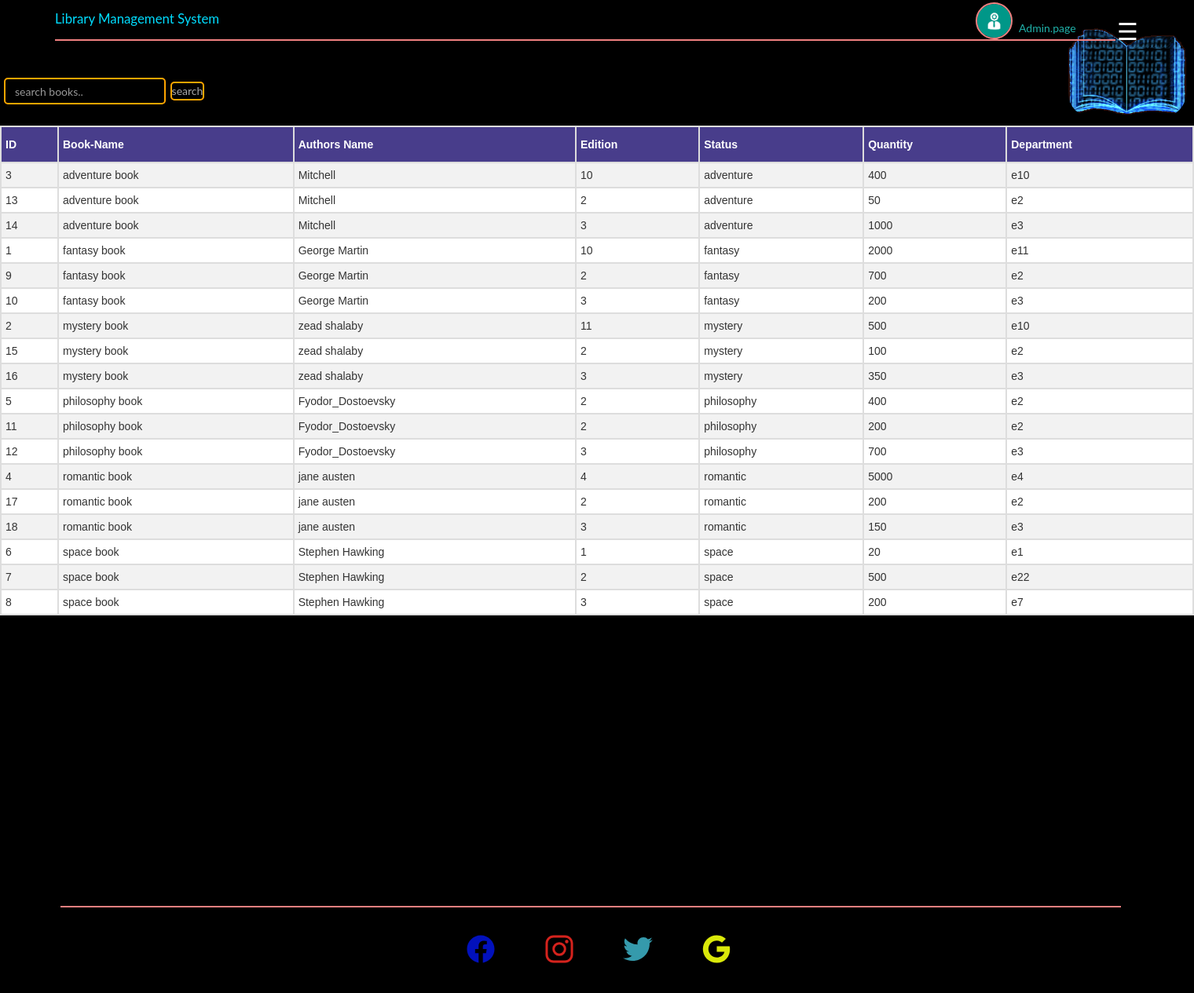
The page /login.php on the database its author committed.
### tables this page shows
CREATE TABLE `books` (
  `bid` int(255) NOT NULL,
  `name` varchar(255) NOT NULL,
  `authors` varchar(255) NOT NULL,
  `edition` varchar(255) NOT NULL,
  `status` varchar(255) NOT NULL,
  `quantity` int(255) NOT NULL,
  `department` varchar(255) NOT NULL
);

### login.php (the view, shortened to what this page needs)
<?php
include "conection.php";
?>
<!DOCTYPE html>
<Html>
<head>
    <link href="login1.css" rel="stylesheet">
    <link rel="stylesheet" href="">
    <link rel="stylesheet" href="https://cdnjs.cloudflare.com/ajax/libs/font-awesome/4.7.0/css/font-awesome.min.css">
    <link rel="stylesheet" href="https://maxcdn.bootstrapcdn.com/bootstrap/3.3.7/css/bootstrap.min.css">
    <link rel="stylesheet" href="https://cdnjs.cloudflare.com/ajax/libs/font-awesome/4.7.0/css/font-awesome.min.css">
    </head>
<body>
    <header>
              <div class="title"><div id="line"></div> <span id="type">Library Management System</span></div>
               <div class="logo"><a href="http://localhost/Library_Management_System/show%20admin.php"><img src="img/images (3).png"style="width:47px; margin-left: -118px; border-radius:100px;margin-top: -2.5px;border: 2px solid lightcoral;"></a></div>
               <a href="http://localhost/Library_Management_System/show%20admin.php"><span style="color: lightseagreen; margin-left: 1297px; text-decoration: none;">Admin.page</span></a>
     <br> <br>
     <div class="logo" id="logo"><img src="img/9.png" style="margin-top:-10px; border-radius: 30px;"></div>
 <div>
          <form class="navbar-form" method="post" name="form1">
              <div>
                  <input class="form-control" type="text" name="search" placeholder="search books.." required=" " style="margin-top: -2px; margin-left:-10px">
                  <button class="search" type="submit" name="submit" style="margin-top:30px; margin-left: 2px;" > search
                  </button>
              </div>
          </form>
      </div>
<span id="p" style="font-size:30px; cursor:pointer" onclick="openNav()" style="margin-right:20px;">&#9776;</span>
          </header>
    <?php
      if(isset($_POST['submit']))
      {
        $count=0;
        $re=mysqli_query($db,"SELECT * FROM `books`WHERE name='$_POST[search]';");
        $count=mysqli_num_rows($re);
        if($count==0)
        {
        ?>
           <script type="text/javascript">
           alert("your Book not found try again");
          </script>
        <?php
          $res=mysqli_query($db,"SELECT * FROM `books` ORDER BY `books`.`name` ASC;");
        echo "<table id='customers' >";
            echo "<tr>";
                echo "<th>"; echo "ID"; echo "</th>";
                echo "<th>"; echo "Book-Name";  echo "</th>";
                echo "<th>"; echo "Authors Name";  echo "</th>";
                echo "<th>"; echo "Edition";  echo "</th>";
                echo "<th>"; echo "Status";  echo "</th>";
                echo "<th>"; echo "Quantity";  echo "</th>";
                echo "<th>"; echo "Department";  echo "</th>";
            echo "</tr>";
            while($row=mysqli_fetch_assoc($res))
            {
                echo "<tr>";
                echo "<td>"; echo $row['bid']; echo "</td>";
                echo "<td>"; echo $row['name']; echo "</td>";
                echo "<td>"; echo $row['authors']; echo "</td>";
                echo "<td>"; echo $row['edition']; echo "</td>";
                echo "<td>"; echo $row['status']; echo "</td>";
                echo "<td>"; echo $row['quantity']; echo "</td>";
                echo "<td>"; echo $row['department']; echo "</td>";
                echo "</tr>";
            }
        echo "</table>";
        }
        else
        {
                    echo "<table id='customers' >";
            echo "<tr>";
                echo "<th>"; echo "ID"; echo "</th>";
                echo "<th>"; echo "Book-Name";  echo "</th>";
                echo "<th>"; echo "Authors Name";  echo "</th>";
                echo "<th>"; echo "Edition";  echo "</th>";
                echo "<th>"; echo "Status";  echo "</th>";
                echo "<th>"; echo "Quantity";  echo "</th>";
                echo "<th>"; echo "Department";  echo "</th>";
            echo "</tr>";
    while($row=mysqli_fetch_assoc($re))
            {
                echo "<tr>";
                echo "<td>"; echo $row['bid']; echo "</td>";
                echo "<td>"; echo $row['name']; echo "</td>";
                echo "<td>"; echo $row['authors']; echo "</td>";
                echo "<td>"; echo $row['edition']; echo "</td>";
                echo "<td>"; echo $row['status']; echo "</td>";
                echo "<td>"; echo $row['quantity']; echo "</td>";
                echo "<td>"; echo $row['department']; echo "</td>";
                echo "</tr>";
            }
        echo "</table>";
        }}
  else{
        $res=mysqli_query($db,"SELECT * FROM `books` ORDER BY `books`.`name` ASC;");
        echo "<table id='customers' >";
            echo "<tr>";
                echo "<th>"; echo "ID"; echo "</th>";
                echo "<th>"; echo "Book-Name";  echo "</th>";
                echo "<th>"; echo "Authors Name";  echo "</th>";
                echo "<th>"; echo "Edition";  echo "</th>";
                echo "<th>"; echo "Status";  echo "</th>";
                echo "<th>"; echo "Quantity";  echo "</th>";
                echo "<th>"; echo "Department";  echo "</th>";
            echo "</tr>";
            while($row=mysqli_fetch_assoc($res))
            {
                echo "<tr>";
                echo "<td>"; echo $row['bid']; echo "</td>";
                echo "<td>"; echo $row['name']; echo "</td>";
                echo "<td>"; echo $row['authors']; echo "</td>";
                echo "<td>"; echo $row['edition']; echo "</td>";
                echo "<td>"; echo $row['status']; echo "</td>";
                echo "<td>"; echo $row['quantity']; echo "</td>";
                echo "<td>"; echo $row['department']; echo "</td>";
                echo "</tr>";
            }
        echo "</table>";
         }
           ?>
   <section>
               <div id="line0"></di>
            <br> <br>
    <footer id="footer">
        <div id="icon" style="color: rgb(0, 0, 0);">
            <a href="https://www.facebook.com/" target="_blank" style="color: rgb(2, 17, 188);">
                <ion-icon name="logo-facebook"></ion-icon>
            </a>
            <a href="https://www.instagram.com/" target="-blank" style="color: rgb(212, 35, 29)">
                <ion-icon name="logo-instagram"></ion-icon>
            </a>
            <a href="https://twitter.com/" target="_blank" style="color: rgb(53, 154, 172);">
                <ion-icon name="logo-twitter"></ion-icon>
            </a>
            <a href="https://www.google.com/" target="_blank" style="color: rgb(218, 233, 10);">
                <ion-icon name="logo-google"></ion-icon>
            </a>
        </div>
    </footer>
   </section>
</body>
</Html>

### login1.css (style rules this page uses)
* { margin: 0; padding: 0; box-sizing: border-box; }
header { height: 160px; width: 100%; background-image: linear-gradient(to right,rgb(0, 0, 0),rgb(0, 0, 0)); }
#line { width: 1350px; left: 70px; border-top: 2px solid lightcoral; position: relative; top: 50px; }
#type { color: rgb(0, 221, 255); font-size: larger; margin-left: 70px; position: relative; top: 10px; }
.logo { height: 20px; width: 12px; margin-top:-20px ; margin-left: 1360px; }
#p { position: absolute; top: 18px; Right: 48px; color:#fff; cursor: pointer; width: 50px; text-decoration: none; }
section { height: 481px; width: 100%; background-image: linear-gradient(to right,rgb(0, 0, 0),rgb(0, 0, 0)); }
#line0 { width: 1350px; margin-left: 77px; border-top: 2px solid lightcoral; position: relative; top: 370px; }
#footer { text-decoration: none; text-align: center; width: 100%; height: 50px; margin-top: -10px; margin-left: 10px; }
#icon a { font-size: 40px; text-decoration: none; margin: 25px; }
#customers { font-family: Arial, Helvetica, sans-serif; border-collapse: collapse; width: 100%; }
#customers td, #customers th { border: 2px solid #ddd; padding: 5px; }
#customers tr:nth-child(even) { background-color: #f2f2f2; }
#customers th { padding-top: 12px; padding-bottom: 12px; text-align: left; background-color: darkslateblue; color: white; }

### login.php (style rules this page uses)
body { font-family: 'Lato', sans-serif; }
.form-control { margin-top: 70px; background:black ; border-radius: 5px; color: darkgray; border: 2px solid orange; }
.search { background: black; color: darkgray; border-radius: 5px; border: 2px solid orange; }

### rows shown on the page
books: bid "3", name "adventure book", authors "Mitchell", edition "10", status "adventure", quantity "400", department "e10"
books: bid "13", name "adventure book", authors "Mitchell", edition "2", status "adventure", quantity "50", department "e2"
books: bid "14", name "adventure book", authors "Mitchell", edition "3", status "adventure", quantity "1000", department "e3"
books: bid "1", name "fantasy book", authors "George Martin", edition "10", status "fantasy", quantity "2000", department "e11"
books: bid "9", name "fantasy book", authors "George Martin", edition "2", status "fantasy", quantity "700", department "e2"
books: bid "10", name "fantasy book", authors "George Martin", edition "3", status "fantasy", quantity "200", department "e3"
books: bid "2", name "mystery book", authors "zead shalaby", edition "11", status "mystery", quantity "500", department "e10"
books: bid "15", name "mystery book", authors "zead shalaby", edition "2", status "mystery", quantity "100", department "e2"
books: bid "16", name "mystery book", authors "zead shalaby", edition "3", status "mystery", quantity "350", department "e3"
books: bid "5", name "philosophy book", authors "Fyodor_Dostoevsky", edition "2", status "philosophy", quantity "400", department "e2"
books: bid "11", name "philosophy book", authors "Fyodor_Dostoevsky", edition "2", status "philosophy", quantity "200", department "e2"
books: bid "12", name "philosophy book", authors "Fyodor_Dostoevsky", edition "3", status "philosophy", quantity "700", department "e3"
books: bid "4", name "romantic book", authors "jane austen", edition "4", status "romantic", quantity "5000", department "e4"
books: bid "17", name "romantic book", authors "jane austen", edition "2", status "romantic", quantity "200", department "e2"
books: bid "18", name "romantic book", authors "jane austen", edition "3", status "romantic", quantity "150", department "e3"
books: bid "6", name "space book", authors "Stephen Hawking", edition "1", status "space", quantity "20", department "e1"
books: bid "7", name "space book", authors "Stephen Hawking", edition "2", status "space", quantity "500", department "e22"
books: bid "8", name "space book", authors "Stephen Hawking", edition "3", status "space", quantity "200", department "e7"
